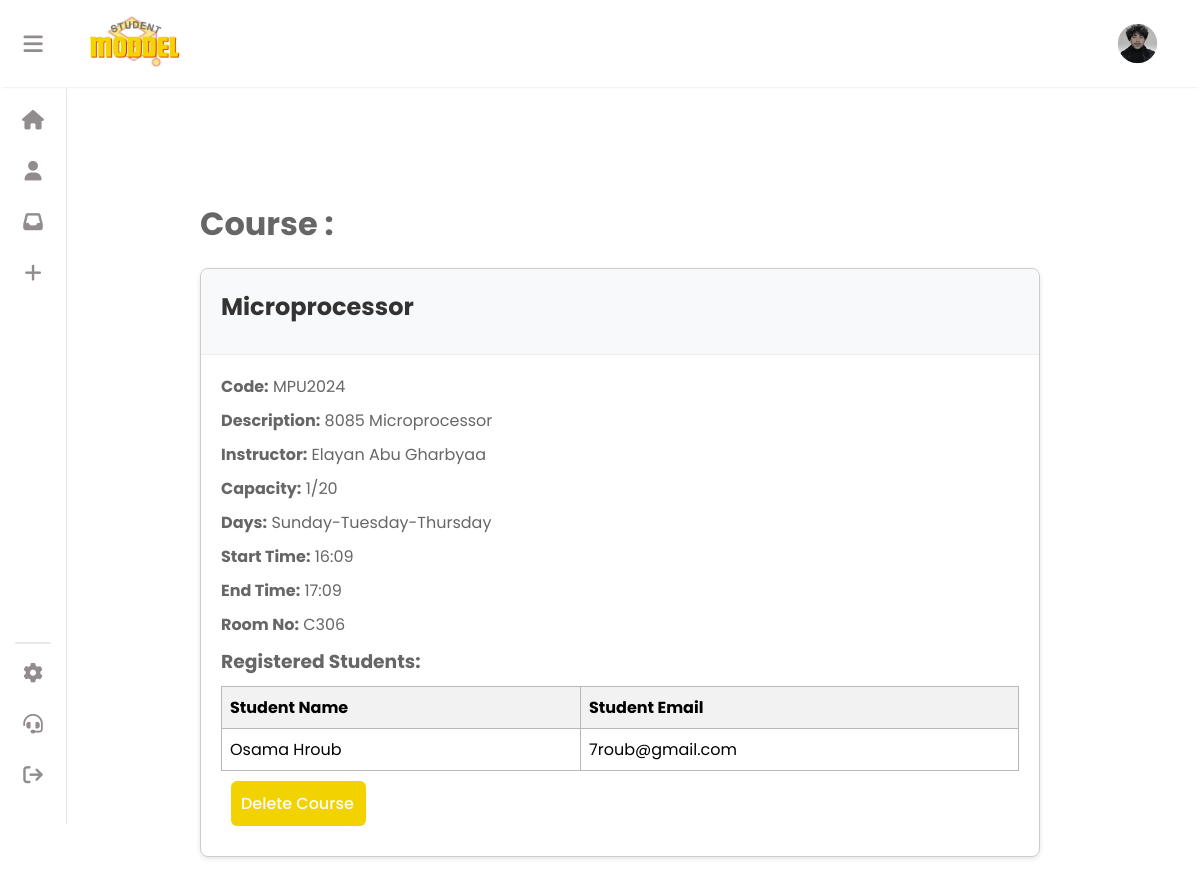
The app's page /course/MPU2024/ (signed in), older data.
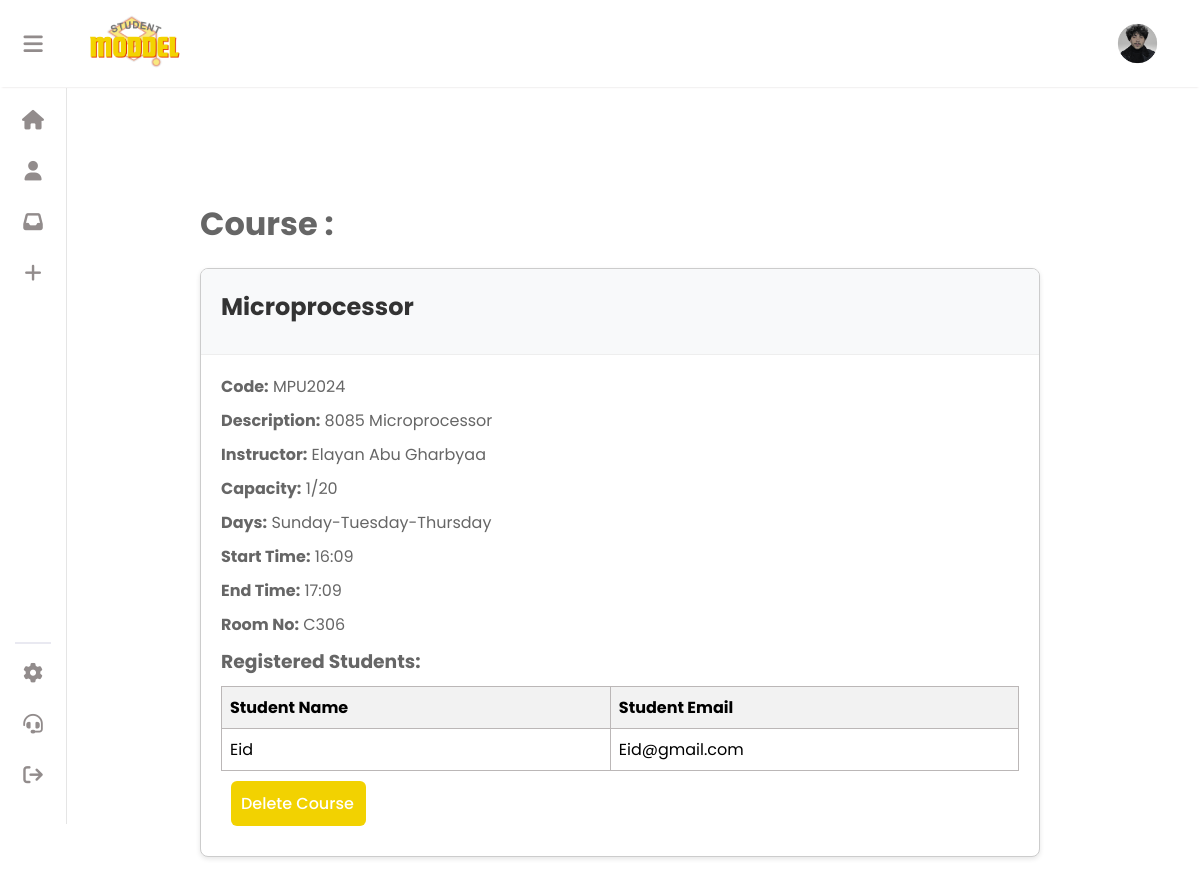
The same page, newer data.
### crud/models.py (models this page shows)
class Student(models.Model):
    fullname = models.CharField(max_length=90,null=False,default='No Name Provided')
    user = models.ForeignKey(User, on_delete=models.CASCADE, default=1)
    email = models.CharField(max_length=100)
    id_user = models.IntegerField( null=True)
    avatar = models.ImageField(upload_to='avatars/', null=True, blank=True, default= 'defult.png')
    bio = models.CharField(max_length=250 , null=True, blank=True, default='None')

### crud/views.py (the view)
# urls.py: path('course/<str:course_code>/', views.course_detail, name='course'),  # or using the class-based view
@login_required(login_url='login'  )
def course_detail(request, course_code):
    course = get_object_or_404(Courses, code=course_code)
    user = request.user
    student = Student.objects.filter(user=user).first()
    registrations = studentsReg.objects.filter(course_id=course)
    registered_students = [{
        'fullname': reg.student_id.fullname,
        'email': reg.student_id.email
    } for reg in registrations]
    context = {
        'course': course,
        'schedule': course.schedule_id,
        'student': student,
        'registered_students': registered_students,
        'num_registered_students': len(registered_students),
        'is_admin': user.is_staff
    }
    return render(request, 'course.html', context)

### crud/templates/course.html (shortened to what this page needs)
<!DOCTYPE html>
<html lang="en">
<head>
    {% load static %}
    <link rel="stylesheet" type="text/css" href="{% static 'css/support.css' %}">
    <link rel="stylesheet" type="text/css" href="{% static 'css/style.css' %}">
    <link rel="stylesheet" href="https://cdnjs.cloudflare.com/ajax/libs/font-awesome/6.5.1/css/all.min.css"
 />
</head>
<body>
    {% include "aside.html" %}
<div class="pageconent">
{% if user.is_staff %}
<h1 class="title"> Course :</h1>
<div class="card">
    <div class="card-header">
        <h1 class="card-title">{{ course.name }}</h1>
    </div>
    <div class="card-body">
        <p class="card-text"><strong>Code:</strong> {{ course.code }}</p>
        <p class="card-text"><strong>Description:</strong> {{ course.description }}</p>
        <p class="card-text"><strong>Instructor:</strong> {{ course.instractor }}</p>
        <p class="card-text"><strong>Capacity:</strong> {{ num_registered_students }}/{{ course.capacity }}</p>
        {% if course.schedule_id %}
            <p class="card-text"><strong>Days:</strong> {{ course.schedule_id.days }}</p>
            <p class="card-text"><strong>Start Time:</strong> {{ course.schedule_id.start_time|date:"H:i" }}</p>
            <p class="card-text"><strong>End Time:</strong> {{ course.schedule_id.end_time|date:"H:i" }}</p>
            <p class="card-text"><strong>Room No:</strong> {{ course.schedule_id.room_no }}</p>
        {% else %}
            <p class="card-text">No schedule information available.</p>
        {% endif %}
        {% if is_admin %}
        <h3 class="h22">Registered Students:</h3>
        <table>
            <thead>
                <tr>
                    <th>Student Name</th>
                    <th>Student Email</th>
                </tr>
            </thead>
            <tbody>
                {% for student in registered_students %}
                    <tr>
                        <td>{{ student.fullname }}</td>
                        <td>{{ student.email }}</td>
                    </tr>
                {% endfor %}
            </tbody>
        </table>
    {% endif %}
    <form action="{% url 'delete_course' course.code %}" method="post">
        <button type="submit" class="delete_course" onclick="return confirm('Are you sure you want to delete this course?');">Delete Course</button>
    </form>
    </div>
</div>
{% endif %}
  </div>
</body>
</html>

### crud/templates/aside.html (shortened to what this page needs)
{% load static %}
<div class="navcontainer">   <nav>
    <div class="navbar">
        <button class="user" id="user">
            <i class="fa-solid fa-bars"></i>
        </button>
        <div class="logo">
            <a href="{% url '' %}"><img src="{% static 'logo.png' %}" width="100px" alt="" class="logoimg"></a>
        </div>
    </div>
    <div class="new">
        {% if student.avatar %}
        <img  src="{{student.avatar.url}}" height="45px" width="45px" style="border-radius: 50%;" alt="" class="profile">
        {% else %}
        <img  src="{% static 'assets/defult.png'%}" height="45px" width="45px" style="border-radius: 50%;" alt="" class="profile">
        {% endif %}
    </div>
</nav></div>
<aside class="aside" id="aside">
    <div class="list">
        <ul>
            <li><button>
                <a href="{% url '' %}"><i class="fa-solid fa-house"></i><span class="text">home</span></a>
                </button></li>
            <li><button>
                  <a href="{% url 'profile' %}">  <i class="fa-solid fa-user"></i><span class="text">profile</span></a>
                </button></li>
            <li><button>
                <a href="{% url 'notifications' %}"><i class="fa-solid fa-inbox"></i></i><span class="text">inbox</span>
                </button></li></a>
                {%if user.is_staff%}
            <li><button id="add">
                <a href="{% url 'addcourse' %}">
            <i class="fa-solid fa-plus"></i><span class="text">Add Course</span> </a>
        </button></li>
        {%endif%}
        </ul>
    </div>
    <hr>
    <div class="list">
        <ul>
            <li><button>
                <a href="{% url 'sittings' %}"><i class="fa-solid fa-gear"></i><span class="text">sittings</span></a>
                </button></li>
            <li><button>
                <a href="{% url 'support' %}"><i class="fa-solid fa-headset"></i><span class="text">Contact</span></a>
                </button></li>
            <li><button >
                   <a href="{% url 'logout' %}"><i class="fa-solid fa-arrow-right-from-bracket"></i><span class="text">logOut</span></a>
                </button></li>
        </ul>
    </div>
</aside>

Row changes from the older to the newer data that the page shows:
added Student: fullname "Eid", email "Eid@gmail.com"
Text that changed along with them:
list line gone: "Osama Hroub 7roub@gmail.com"
